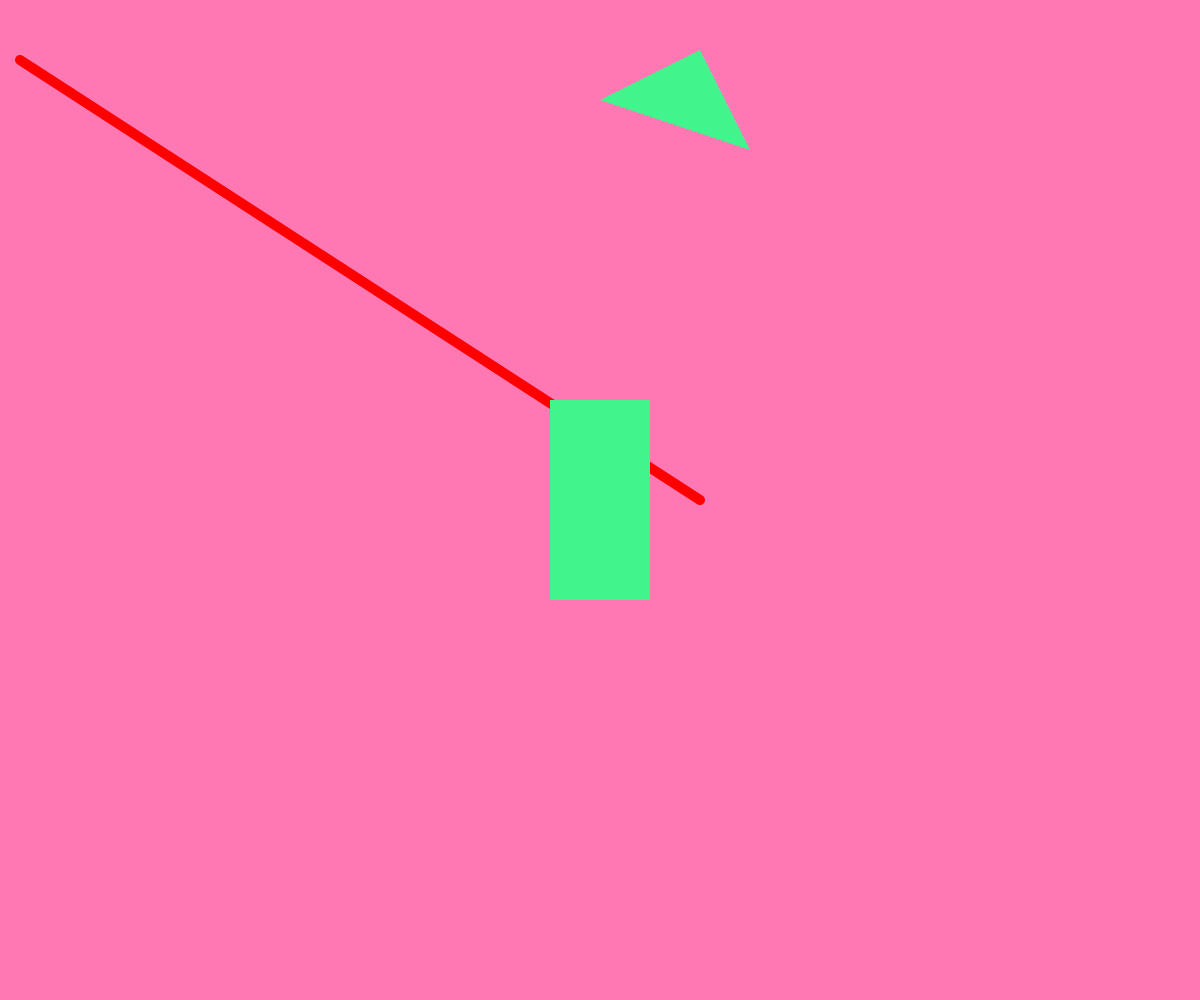
Frame 1 (no input)
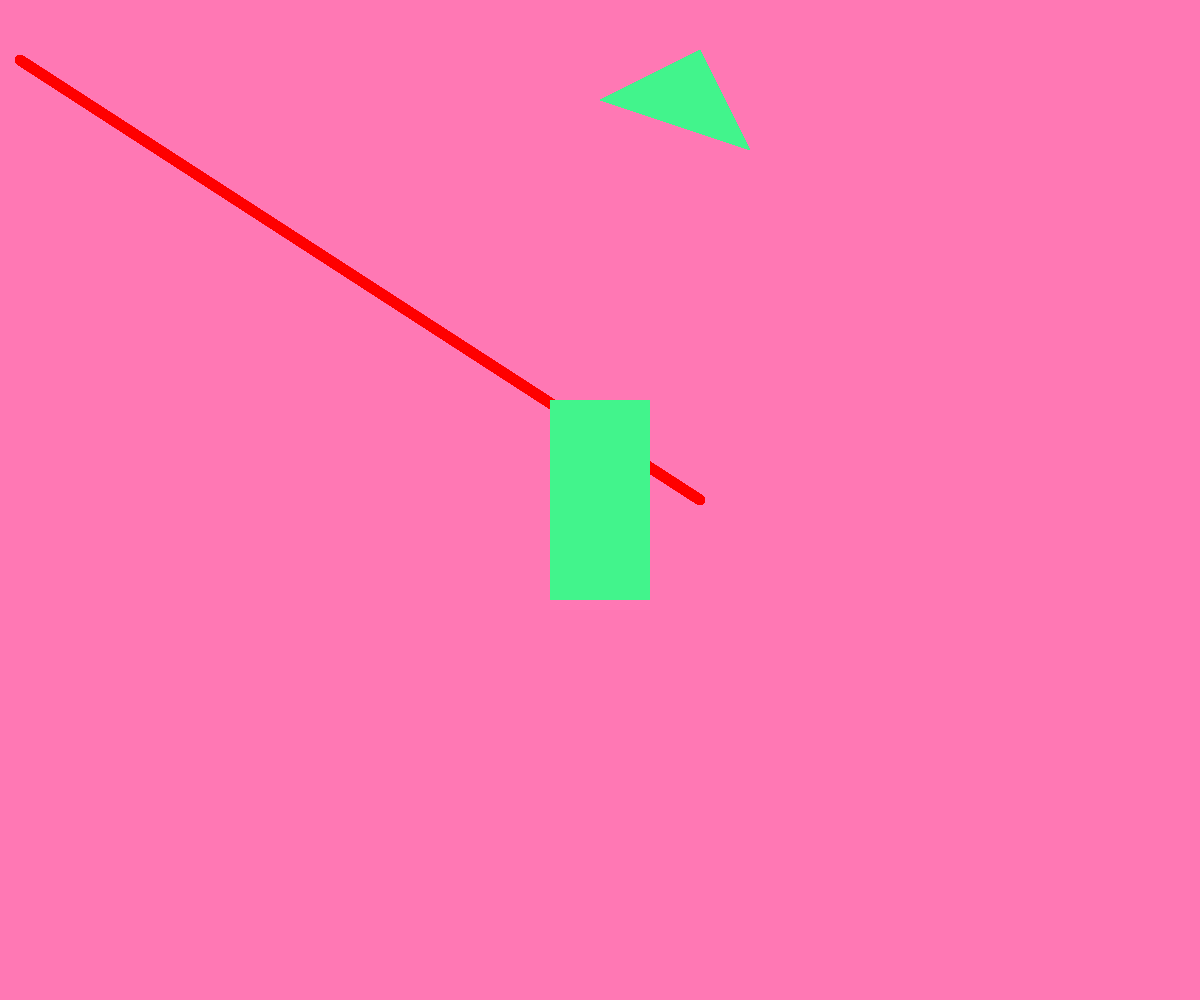
Frame 60 (no input)
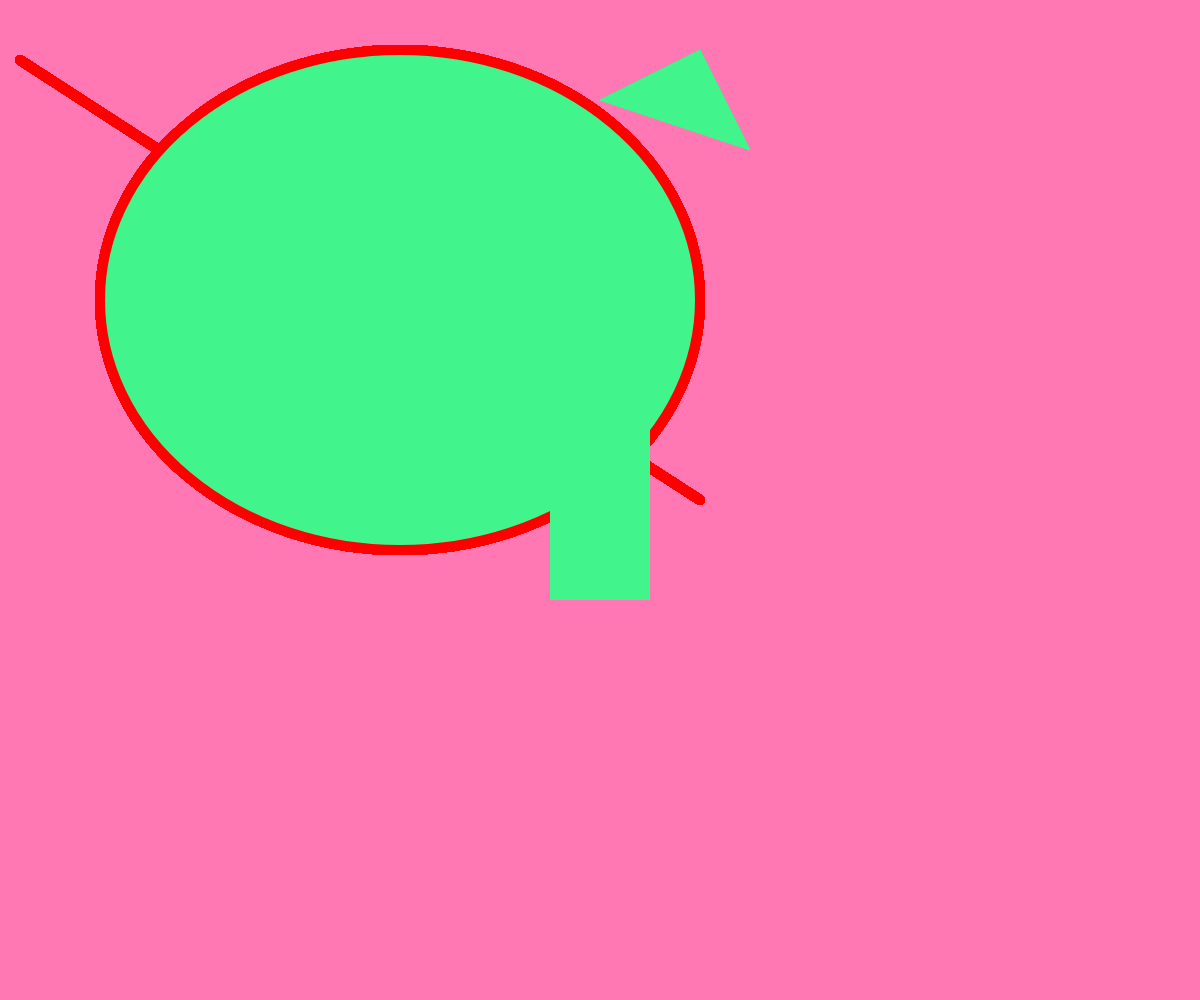
Frame 120 (the mouse pressed at the canvas centre since frame 60)

The p5.js sketch that drew these frames (run headless with seeded random() and noise() and a simulated clock; from frame 60 on, the mouse is pressed at the canvas centre):

// p5.js sketch
// ── sketch.js
var cancvas;


//code in setup runs once
function setup() {
  canvas = createCanvas(windowWidth, windowHeight);
  background(255, 120, 180);
  rectMode(CENTER);
}

//runs over and over
//updates every frame 
function draw() {
	strokeWeight(10);
	stroke(255, 0, 0);

	line(20, 60, 700, 500);		//requires 4 arguments, (x1, y1, x2, y2)
	//ellipse expecting 4 arguments (x, y, width, height)
	fill(66, 244, 140);
  	ellipse(400, 300, mouseX, mouseY);			//every line of fnction has to end with a semicolon ";"
   
    noStroke();
    fill(66, 244, 140);
  	rect(width/2, height/2, 100, 200);		//rectangle function

  	triangle(600, 100, 700, 50, 750, 150);		//6 arguments, (x1, y1, x2, y2, x3, y3)	//connects the dot to form triangle

  	//print(mouseX); can use to 
}

function windowResized(){

	canvas = createCanvas(windowWidth, windowHeight);
	background(255, 120, 180);
}
